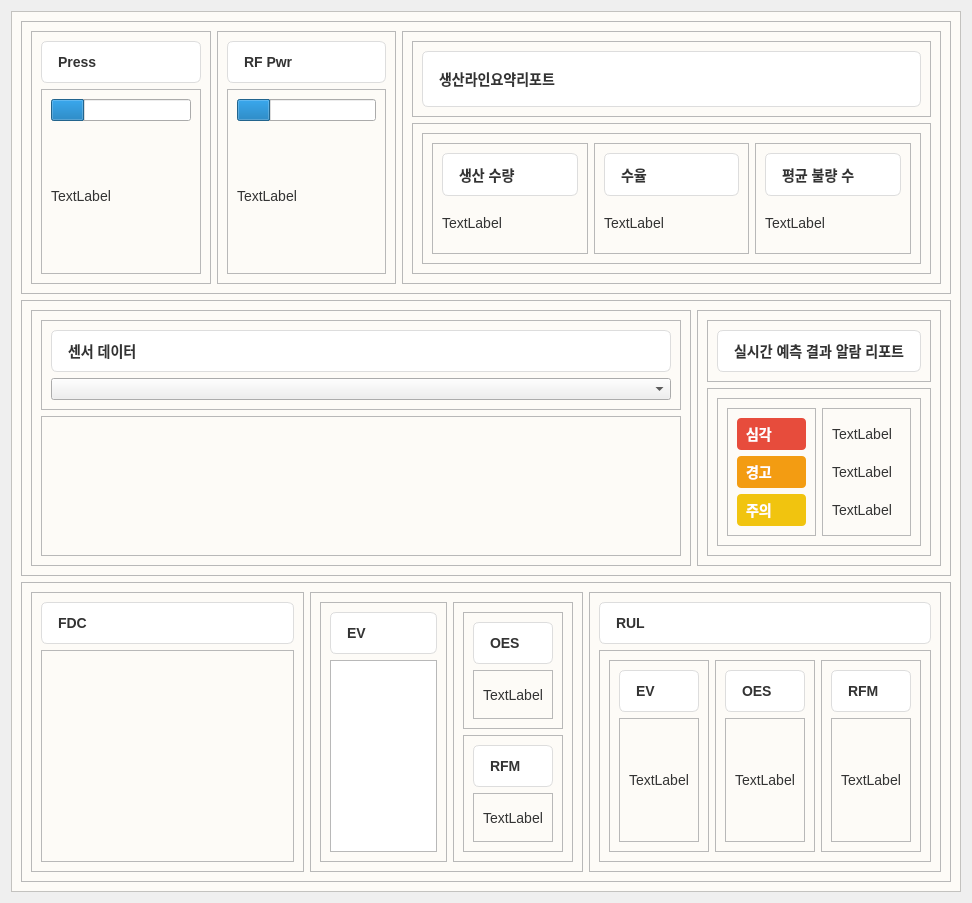
<?xml version="1.0" encoding="UTF-8"?>
<ui version="4.0">
 <class>Form</class>
 <widget class="QWidget" name="Form">
  <property name="geometry">
   <rect>
    <x>0</x>
    <y>0</y>
    <width>972</width>
    <height>903</height>
   </rect>
  </property>
  <property name="windowTitle">
   <string>Form</string>
  </property>
  <property name="styleSheet">
   <string notr="true">/* =======================================================
   1. 전체 배경 및 공통 설정
   ======================================================= */
/* 전체 배경: 눈이 편안한 아이보리 */
QMainWindow {
    background-color: #FDFBF7;
}

/* 메인 화면 영역 배경 */
QFrame#frame_main {
    background-color: #FDFBF7;
}

/* 기본 글꼴 및 색상 */
QLabel {
    color: #333333; /* 기본 글자: 진한 회색 */
    font-family: 'Segoe UI', 'Malgun Gothic', sans-serif;
    font-size: 14px;
}

/* =======================================================
   2. 사이드바 스타일 (유지)
   ======================================================= */
QFrame#frame_sidebar {
    background-color: #F0EFE9;
    border-right: 1px solid #D1D1D1;
}

QPushButton {
    background-color: transparent;
    color: #333333;
    border: none;
    padding: 15px;
    text-align: left;
    font-size: 14px;
    font-weight: bold;
}

QPushButton:hover {
    background-color: #E6E3DA;
    color: #000000;
}

QPushButton:checked {
    background-color: #E6E3DA;
    color: #2c3e50;
    border-left: 5px solid #2c3e50;
}

/* =======================================================
   3. [삭제됨] 콘텐츠 카드 디자인
   ======================================================= */
/* 예전에는 여기서 큰 박스를 흰색으로 칠했지만, 
   이제는 '제목'만 칠하기 위해 이 부분의 배경색 코드는 다 뺐습니다. 
   대신 아래 4번 항목에서 제목을 꾸밉니다. */


/* =======================================================
   4. [수정됨] 제목 라벨 스타일 (제목 칸만 흰색 박스로!)
   ======================================================= */
/* Press, RF Pwr 등 제목 글자가 있는 '라벨 위젯' 자체에만
   흰색 배경과 테두리를 줍니다. */
   
QLabel#label, QLabel#label_2, QLabel#label_3, QLabel#label_7, 
QLabel#label_8, QLabel#label_13, QLabel#label_14, 
QLabel#label_15, QLabel#label_16, QLabel#label_17, QLabel#label_18,
QLabel#label_19, QLabel#label_20, QLabel#label_21, 
QLabel#label_4, QLabel#label_5, QLabel#label_6 {
    
    background-color: #FFFFFF;  /* 배경을 흰색으로! */
    color: #333333;             /* 글자는 진한 회색 */
    
    /* 박스 모양 만들기 */
    border: 1px solid #DDDDDD;  /* 연한 테두리 */
    border-radius: 6px;         /* 모서리 살짝 둥글게 */
    padding: 8px 12px;          /* 글자 주변 여백을 줘서 박스처럼 보이게 */
    
    font-weight: bold;
    font-size: 14px;
    min-height: 24px;           /* 높이를 줘서 너무 납작하지 않게 */
}

/* =======================================================
   5. 상태 알람 라벨 (심각, 경고, 주의) - 유지
   ======================================================= */

/* 심각 (label_9) - 빨강 */
QLabel#label_9 {
    background-color: #E74C3C;
    color: white;
    border: none;
    border-radius: 4px;
    padding: 5px;
    font-weight: bold;
    qproperty-alignment: AlignCenter;
}

/* 경고 (label_10) - 오렌지 */
QLabel#label_10 {
    background-color: #F39C12;
    color: white;
    border: none;
    border-radius: 4px;
    padding: 5px;
    font-weight: bold;
    qproperty-alignment: AlignCenter;
}

/* 주의 (label_11) - 노랑 */
QLabel#label_11 {
    background-color: #F1C40F;
    color:  white;    /*#333333;  검정하고 싶으면 */
    border: none;
    border-radius: 4px;
    padding: 5px;
    font-weight: bold;
    qproperty-alignment: AlignCenter;
}</string>
  </property>
  <layout class="QHBoxLayout" name="horizontalLayout">
   <item>
    <widget class="QFrame" name="frame_main">
     <property name="frameShape">
      <enum>QFrame::Shape::StyledPanel</enum>
     </property>
     <property name="frameShadow">
      <enum>QFrame::Shadow::Raised</enum>
     </property>
     <layout class="QVBoxLayout" name="verticalLayout_6" stretch="0,0,0">
      <item>
       <widget class="QFrame" name="top_frame">
        <property name="frameShape">
         <enum>QFrame::Shape::StyledPanel</enum>
        </property>
        <property name="frameShadow">
         <enum>QFrame::Shadow::Raised</enum>
        </property>
        <layout class="QHBoxLayout" name="horizontalLayout_2" stretch="1,1,3">
         <item>
          <widget class="QFrame" name="frame_11">
           <property name="frameShape">
            <enum>QFrame::Shape::StyledPanel</enum>
           </property>
           <property name="frameShadow">
            <enum>QFrame::Shadow::Raised</enum>
           </property>
           <layout class="QVBoxLayout" name="verticalLayout_7" stretch="1,5">
            <item>
             <widget class="QLabel" name="label">
              <property name="text">
               <string>Press</string>
              </property>
             </widget>
            </item>
            <item>
             <widget class="QFrame" name="frame_5">
              <property name="frameShape">
               <enum>QFrame::Shape::StyledPanel</enum>
              </property>
              <property name="frameShadow">
               <enum>QFrame::Shadow::Raised</enum>
              </property>
              <layout class="QVBoxLayout" name="verticalLayout_4">
               <item>
                <widget class="QProgressBar" name="progressBar">
                 <property name="value">
                  <number>24</number>
                 </property>
                 <property name="textVisible">
                  <bool>false</bool>
                 </property>
                </widget>
               </item>
               <item>
                <widget class="QLabel" name="label_24">
                 <property name="text">
                  <string>TextLabel</string>
                 </property>
                </widget>
               </item>
              </layout>
             </widget>
            </item>
           </layout>
          </widget>
         </item>
         <item>
          <widget class="QFrame" name="frame_9">
           <property name="frameShape">
            <enum>QFrame::Shape::StyledPanel</enum>
           </property>
           <property name="frameShadow">
            <enum>QFrame::Shadow::Raised</enum>
           </property>
           <layout class="QVBoxLayout" name="verticalLayout_8" stretch="1,5">
            <item>
             <widget class="QLabel" name="label_2">
              <property name="text">
               <string>RF Pwr</string>
              </property>
             </widget>
            </item>
            <item>
             <widget class="QFrame" name="frame_15">
              <property name="frameShape">
               <enum>QFrame::Shape::StyledPanel</enum>
              </property>
              <property name="frameShadow">
               <enum>QFrame::Shadow::Raised</enum>
              </property>
              <layout class="QVBoxLayout" name="verticalLayout_5">
               <item>
                <widget class="QProgressBar" name="progressBar_2">
                 <property name="value">
                  <number>24</number>
                 </property>
                 <property name="textVisible">
                  <bool>false</bool>
                 </property>
                </widget>
               </item>
               <item>
                <widget class="QLabel" name="label_25">
                 <property name="text">
                  <string>TextLabel</string>
                 </property>
                </widget>
               </item>
              </layout>
             </widget>
            </item>
           </layout>
          </widget>
         </item>
         <item>
          <widget class="QFrame" name="frame_10">
           <property name="frameShape">
            <enum>QFrame::Shape::StyledPanel</enum>
           </property>
           <property name="frameShadow">
            <enum>QFrame::Shadow::Raised</enum>
           </property>
           <layout class="QVBoxLayout" name="verticalLayout_9" stretch="1,2">
            <item>
             <widget class="QFrame" name="frame_19">
              <property name="frameShape">
               <enum>QFrame::Shape::StyledPanel</enum>
              </property>
              <property name="frameShadow">
               <enum>QFrame::Shadow::Raised</enum>
              </property>
              <layout class="QVBoxLayout" name="verticalLayout_10">
               <item>
                <widget class="QLabel" name="label_3">
                 <property name="text">
                  <string>생산라인요약리포트</string>
                 </property>
                </widget>
               </item>
              </layout>
             </widget>
            </item>
            <item>
             <widget class="QFrame" name="frame_16">
              <property name="frameShape">
               <enum>QFrame::Shape::StyledPanel</enum>
              </property>
              <property name="frameShadow">
               <enum>QFrame::Shadow::Raised</enum>
              </property>
              <layout class="QHBoxLayout" name="horizontalLayout_5" stretch="0">
               <item>
                <widget class="QFrame" name="frame">
                 <property name="frameShape">
                  <enum>QFrame::Shape::StyledPanel</enum>
                 </property>
                 <property name="frameShadow">
                  <enum>QFrame::Shadow::Raised</enum>
                 </property>
                 <layout class="QHBoxLayout" name="horizontalLayout_3">
                  <item>
                   <widget class="QFrame" name="frame_4">
                    <property name="frameShape">
                     <enum>QFrame::Shape::StyledPanel</enum>
                    </property>
                    <property name="frameShadow">
                     <enum>QFrame::Shadow::Raised</enum>
                    </property>
                    <layout class="QVBoxLayout" name="verticalLayout">
                     <item>
                      <widget class="QLabel" name="label_4">
                       <property name="text">
                        <string>생산 수량</string>
                       </property>
                      </widget>
                     </item>
                     <item>
                      <widget class="QLabel" name="label_12">
                       <property name="text">
                        <string>TextLabel</string>
                       </property>
                      </widget>
                     </item>
                    </layout>
                   </widget>
                  </item>
                  <item>
                   <widget class="QFrame" name="frame_3">
                    <property name="frameShape">
                     <enum>QFrame::Shape::StyledPanel</enum>
                    </property>
                    <property name="frameShadow">
                     <enum>QFrame::Shadow::Raised</enum>
                    </property>
                    <layout class="QVBoxLayout" name="verticalLayout_2">
                     <item>
                      <widget class="QLabel" name="label_5">
                       <property name="text">
                        <string>수율</string>
                       </property>
                      </widget>
                     </item>
                     <item>
                      <widget class="QLabel" name="label_22">
                       <property name="text">
                        <string>TextLabel</string>
                       </property>
                      </widget>
                     </item>
                    </layout>
                   </widget>
                  </item>
                  <item>
                   <widget class="QFrame" name="frame_2">
                    <property name="frameShape">
                     <enum>QFrame::Shape::StyledPanel</enum>
                    </property>
                    <property name="frameShadow">
                     <enum>QFrame::Shadow::Raised</enum>
                    </property>
                    <layout class="QVBoxLayout" name="verticalLayout_3">
                     <item>
                      <widget class="QLabel" name="label_6">
                       <property name="text">
                        <string>평균 불량 수</string>
                       </property>
                      </widget>
                     </item>
                     <item>
                      <widget class="QLabel" name="label_23">
                       <property name="text">
                        <string>TextLabel</string>
                       </property>
                      </widget>
                     </item>
                    </layout>
                   </widget>
                  </item>
                 </layout>
                </widget>
               </item>
              </layout>
             </widget>
            </item>
           </layout>
          </widget>
         </item>
        </layout>
       </widget>
      </item>
      <item>
       <widget class="QFrame" name="mid_frame">
        <property name="frameShape">
         <enum>QFrame::Shape::StyledPanel</enum>
        </property>
        <property name="frameShadow">
         <enum>QFrame::Shadow::Raised</enum>
        </property>
        <layout class="QHBoxLayout" name="horizontalLayout_6" stretch="4,1">
         <item>
          <widget class="QFrame" name="frame_17">
           <property name="frameShape">
            <enum>QFrame::Shape::StyledPanel</enum>
           </property>
           <property name="frameShadow">
            <enum>QFrame::Shadow::Raised</enum>
           </property>
           <layout class="QVBoxLayout" name="verticalLayout_16" stretch="1,4">
            <item>
             <widget class="QFrame" name="frame_31">
              <property name="frameShape">
               <enum>QFrame::Shape::StyledPanel</enum>
              </property>
              <property name="frameShadow">
               <enum>QFrame::Shadow::Raised</enum>
              </property>
              <layout class="QVBoxLayout" name="verticalLayout_17">
               <item>
                <widget class="QLabel" name="label_7">
                 <property name="text">
                  <string>센서 데이터</string>
                 </property>
                </widget>
               </item>
               <item>
                <widget class="QComboBox" name="comboBox"/>
               </item>
              </layout>
             </widget>
            </item>
            <item>
             <widget class="QFrame" name="frame_30">
              <property name="frameShape">
               <enum>QFrame::Shape::StyledPanel</enum>
              </property>
              <property name="frameShadow">
               <enum>QFrame::Shadow::Raised</enum>
              </property>
             </widget>
            </item>
           </layout>
          </widget>
         </item>
         <item>
          <widget class="QFrame" name="frame_28">
           <property name="frameShape">
            <enum>QFrame::Shape::StyledPanel</enum>
           </property>
           <property name="frameShadow">
            <enum>QFrame::Shadow::Raised</enum>
           </property>
           <layout class="QVBoxLayout" name="verticalLayout_19" stretch="1,6">
            <item>
             <widget class="QFrame" name="frame_34">
              <property name="frameShape">
               <enum>QFrame::Shape::StyledPanel</enum>
              </property>
              <property name="frameShadow">
               <enum>QFrame::Shadow::Raised</enum>
              </property>
              <layout class="QVBoxLayout" name="verticalLayout_24">
               <item>
                <widget class="QLabel" name="label_8">
                 <property name="text">
                  <string>실시간 예측 결과 알람 리포트</string>
                 </property>
                </widget>
               </item>
              </layout>
             </widget>
            </item>
            <item>
             <widget class="QFrame" name="frame_36">
              <property name="frameShape">
               <enum>QFrame::Shape::StyledPanel</enum>
              </property>
              <property name="frameShadow">
               <enum>QFrame::Shadow::Raised</enum>
              </property>
              <layout class="QHBoxLayout" name="horizontalLayout_9">
               <item>
                <widget class="QFrame" name="frame_41">
                 <property name="frameShape">
                  <enum>QFrame::Shape::StyledPanel</enum>
                 </property>
                 <property name="frameShadow">
                  <enum>QFrame::Shadow::Raised</enum>
                 </property>
                 <layout class="QHBoxLayout" name="horizontalLayout_4">
                  <item>
                   <widget class="QFrame" name="frame_6">
                    <property name="frameShape">
                     <enum>QFrame::Shape::StyledPanel</enum>
                    </property>
                    <property name="frameShadow">
                     <enum>QFrame::Shadow::Raised</enum>
                    </property>
                    <layout class="QVBoxLayout" name="verticalLayout_11">
                     <item>
                      <widget class="QLabel" name="label_9">
                       <property name="text">
                        <string>심각</string>
                       </property>
                      </widget>
                     </item>
                     <item>
                      <widget class="QLabel" name="label_10">
                       <property name="text">
                        <string>경고</string>
                       </property>
                      </widget>
                     </item>
                     <item>
                      <widget class="QLabel" name="label_11">
                       <property name="text">
                        <string>주의</string>
                       </property>
                      </widget>
                     </item>
                    </layout>
                   </widget>
                  </item>
                  <item>
                   <widget class="QFrame" name="frame_7">
                    <property name="frameShape">
                     <enum>QFrame::Shape::StyledPanel</enum>
                    </property>
                    <property name="frameShadow">
                     <enum>QFrame::Shadow::Raised</enum>
                    </property>
                    <layout class="QVBoxLayout" name="verticalLayout_12">
                     <item>
                      <widget class="QLabel" name="label_26">
                       <property name="text">
                        <string>TextLabel</string>
                       </property>
                      </widget>
                     </item>
                     <item>
                      <widget class="QLabel" name="label_27">
                       <property name="text">
                        <string>TextLabel</string>
                       </property>
                      </widget>
                     </item>
                     <item>
                      <widget class="QLabel" name="label_28">
                       <property name="text">
                        <string>TextLabel</string>
                       </property>
                      </widget>
                     </item>
                    </layout>
                   </widget>
                  </item>
                 </layout>
                </widget>
               </item>
              </layout>
             </widget>
            </item>
           </layout>
          </widget>
         </item>
        </layout>
       </widget>
      </item>
      <item>
       <widget class="QFrame" name="bot_frame">
        <property name="frameShape">
         <enum>QFrame::Shape::StyledPanel</enum>
        </property>
        <property name="frameShadow">
         <enum>QFrame::Shadow::Raised</enum>
        </property>
        <layout class="QHBoxLayout" name="horizontalLayout_10" stretch="2,2,1">
         <item>
          <widget class="QFrame" name="frame_45">
           <property name="frameShape">
            <enum>QFrame::Shape::StyledPanel</enum>
           </property>
           <property name="frameShadow">
            <enum>QFrame::Shadow::Raised</enum>
           </property>
           <layout class="QVBoxLayout" name="verticalLayout_27" stretch="1,5">
            <item>
             <widget class="QLabel" name="label_13">
              <property name="text">
               <string>FDC</string>
              </property>
             </widget>
            </item>
            <item>
             <widget class="QFrame" name="frame_48">
              <property name="frameShape">
               <enum>QFrame::Shape::StyledPanel</enum>
              </property>
              <property name="frameShadow">
               <enum>QFrame::Shadow::Raised</enum>
              </property>
             </widget>
            </item>
           </layout>
          </widget>
         </item>
         <item>
          <widget class="QFrame" name="frame_46">
           <property name="frameShape">
            <enum>QFrame::Shape::StyledPanel</enum>
           </property>
           <property name="frameShadow">
            <enum>QFrame::Shadow::Raised</enum>
           </property>
           <layout class="QHBoxLayout" name="horizontalLayout_11" stretch="4,1">
            <item>
             <widget class="QFrame" name="frame_50">
              <property name="frameShape">
               <enum>QFrame::Shape::StyledPanel</enum>
              </property>
              <property name="frameShadow">
               <enum>QFrame::Shadow::Raised</enum>
              </property>
              <layout class="QVBoxLayout" name="verticalLayout_31" stretch="0,0">
               <item>
                <widget class="QLabel" name="label_15">
                 <property name="text">
                  <string>EV</string>
                 </property>
                </widget>
               </item>
               <item>
                <widget class="QTableWidget" name="tableWidget"/>
               </item>
              </layout>
             </widget>
            </item>
            <item>
             <widget class="QFrame" name="frame_54">
              <property name="frameShape">
               <enum>QFrame::Shape::StyledPanel</enum>
              </property>
              <property name="frameShadow">
               <enum>QFrame::Shadow::Raised</enum>
              </property>
              <layout class="QVBoxLayout" name="verticalLayout_33" stretch="1,1">
               <item>
                <widget class="QFrame" name="frame_59">
                 <property name="frameShape">
                  <enum>QFrame::Shape::StyledPanel</enum>
                 </property>
                 <property name="frameShadow">
                  <enum>QFrame::Shadow::Raised</enum>
                 </property>
                 <layout class="QVBoxLayout" name="verticalLayout_34" stretch="0,2">
                  <item>
                   <widget class="QLabel" name="label_17">
                    <property name="text">
                     <string>OES</string>
                    </property>
                   </widget>
                  </item>
                  <item>
                   <widget class="QFrame" name="frame_62">
                    <property name="frameShape">
                     <enum>QFrame::Shape::StyledPanel</enum>
                    </property>
                    <property name="frameShadow">
                     <enum>QFrame::Shadow::Raised</enum>
                    </property>
                    <layout class="QHBoxLayout" name="horizontalLayout_8">
                     <item>
                      <widget class="QLabel" name="label_31">
                       <property name="text">
                        <string>TextLabel</string>
                       </property>
                      </widget>
                     </item>
                    </layout>
                   </widget>
                  </item>
                 </layout>
                </widget>
               </item>
               <item>
                <widget class="QFrame" name="frame_60">
                 <property name="frameShape">
                  <enum>QFrame::Shape::StyledPanel</enum>
                 </property>
                 <property name="frameShadow">
                  <enum>QFrame::Shadow::Raised</enum>
                 </property>
                 <layout class="QVBoxLayout" name="verticalLayout_35" stretch="0,2">
                  <item>
                   <widget class="QLabel" name="label_18">
                    <property name="text">
                     <string>RFM</string>
                    </property>
                   </widget>
                  </item>
                  <item>
                   <widget class="QFrame" name="frame_63">
                    <property name="frameShape">
                     <enum>QFrame::Shape::StyledPanel</enum>
                    </property>
                    <property name="frameShadow">
                     <enum>QFrame::Shadow::Raised</enum>
                    </property>
                    <layout class="QHBoxLayout" name="horizontalLayout_12">
                     <item>
                      <widget class="QLabel" name="label_32">
                       <property name="text">
                        <string>TextLabel</string>
                       </property>
                      </widget>
                     </item>
                    </layout>
                   </widget>
                  </item>
                 </layout>
                </widget>
               </item>
              </layout>
             </widget>
            </item>
           </layout>
          </widget>
         </item>
         <item>
          <widget class="QFrame" name="frame_47">
           <property name="frameShape">
            <enum>QFrame::Shape::StyledPanel</enum>
           </property>
           <property name="frameShadow">
            <enum>QFrame::Shadow::Raised</enum>
           </property>
           <layout class="QVBoxLayout" name="verticalLayout_28" stretch="0,5">
            <item>
             <widget class="QLabel" name="label_14">
              <property name="text">
               <string>RUL</string>
              </property>
             </widget>
            </item>
            <item>
             <widget class="QFrame" name="frame_52">
              <property name="frameShape">
               <enum>QFrame::Shape::StyledPanel</enum>
              </property>
              <property name="frameShadow">
               <enum>QFrame::Shadow::Raised</enum>
              </property>
              <layout class="QHBoxLayout" name="horizontalLayout_13">
               <item>
                <widget class="QFrame" name="frame_66">
                 <property name="frameShape">
                  <enum>QFrame::Shape::StyledPanel</enum>
                 </property>
                 <property name="frameShadow">
                  <enum>QFrame::Shadow::Raised</enum>
                 </property>
                 <layout class="QVBoxLayout" name="verticalLayout_39" stretch="0,4">
                  <item>
                   <widget class="QLabel" name="label_19">
                    <property name="text">
                     <string>EV</string>
                    </property>
                   </widget>
                  </item>
                  <item>
                   <widget class="QFrame" name="frame_69">
                    <property name="frameShape">
                     <enum>QFrame::Shape::StyledPanel</enum>
                    </property>
                    <property name="frameShadow">
                     <enum>QFrame::Shadow::Raised</enum>
                    </property>
                    <layout class="QVBoxLayout" name="verticalLayout_14">
                     <item>
                      <widget class="QLabel" name="label_33">
                       <property name="text">
                        <string>TextLabel</string>
                       </property>
                      </widget>
                     </item>
                    </layout>
                   </widget>
                  </item>
                 </layout>
                </widget>
               </item>
               <item>
                <widget class="QFrame" name="frame_65">
                 <property name="frameShape">
                  <enum>QFrame::Shape::StyledPanel</enum>
                 </property>
                 <property name="frameShadow">
                  <enum>QFrame::Shadow::Raised</enum>
                 </property>
                 <layout class="QVBoxLayout" name="verticalLayout_40" stretch="0,4">
                  <item>
                   <widget class="QLabel" name="label_20">
                    <property name="text">
                     <string>OES</string>
                    </property>
                   </widget>
                  </item>
                  <item>
                   <widget class="QFrame" name="frame_71">
                    <property name="frameShape">
                     <enum>QFrame::Shape::StyledPanel</enum>
                    </property>
                    <property name="frameShadow">
                     <enum>QFrame::Shadow::Raised</enum>
                    </property>
                    <layout class="QVBoxLayout" name="verticalLayout_15">
                     <item>
                      <widget class="QLabel" name="label_34">
                       <property name="text">
                        <string>TextLabel</string>
                       </property>
                      </widget>
                     </item>
                    </layout>
                   </widget>
                  </item>
                 </layout>
                </widget>
               </item>
               <item>
                <widget class="QFrame" name="frame_67">
                 <property name="frameShape">
                  <enum>QFrame::Shape::StyledPanel</enum>
                 </property>
                 <property name="frameShadow">
                  <enum>QFrame::Shadow::Raised</enum>
                 </property>
                 <layout class="QVBoxLayout" name="verticalLayout_41" stretch="0,4">
                  <item>
                   <widget class="QLabel" name="label_21">
                    <property name="text">
                     <string>RFM</string>
                    </property>
                   </widget>
                  </item>
                  <item>
                   <widget class="QFrame" name="frame_73">
                    <property name="frameShape">
                     <enum>QFrame::Shape::StyledPanel</enum>
                    </property>
                    <property name="frameShadow">
                     <enum>QFrame::Shadow::Raised</enum>
                    </property>
                    <layout class="QVBoxLayout" name="verticalLayout_18">
                     <item>
                      <widget class="QLabel" name="label_35">
                       <property name="text">
                        <string>TextLabel</string>
                       </property>
                      </widget>
                     </item>
                    </layout>
                   </widget>
                  </item>
                 </layout>
                </widget>
               </item>
              </layout>
             </widget>
            </item>
           </layout>
          </widget>
         </item>
        </layout>
       </widget>
      </item>
     </layout>
    </widget>
   </item>
  </layout>
 </widget>
 <resources/>
 <connections/>
</ui>
